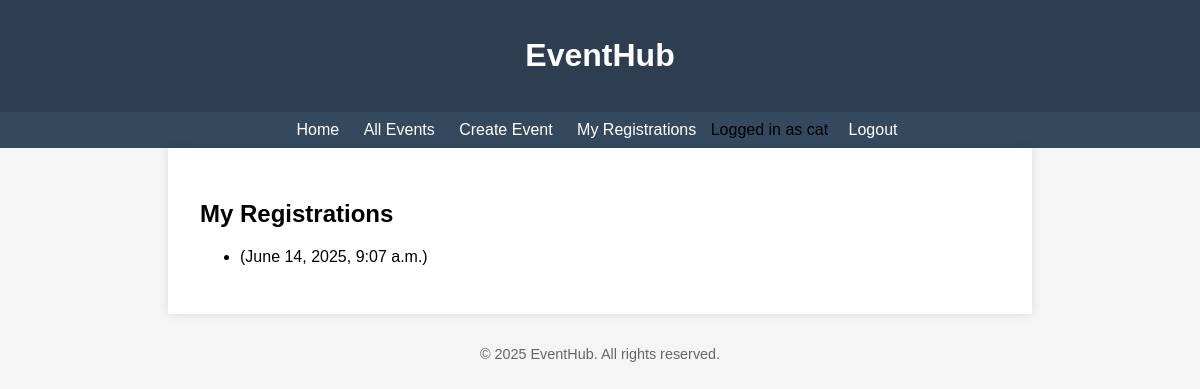
/events/my-registrations/ (signed in), run on an earlier commit of the app's database.
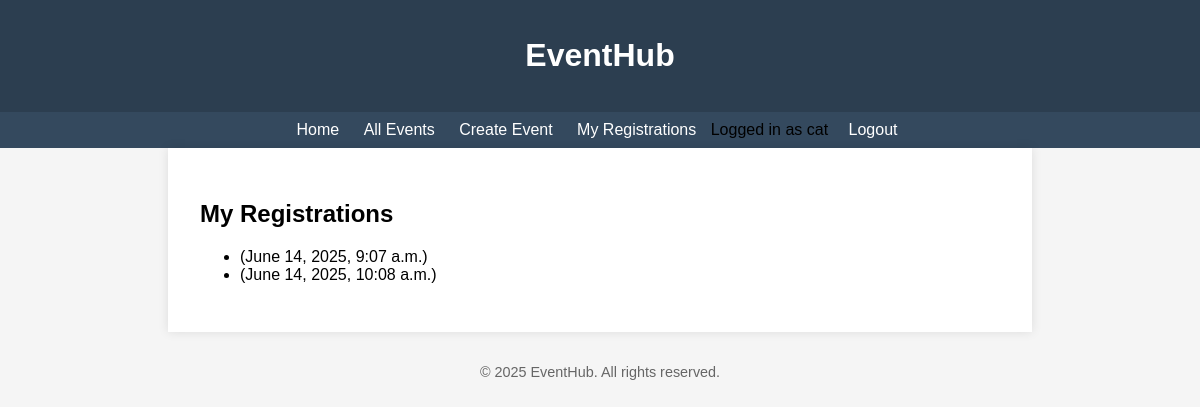
And on a later commit of the database.
### event/models.py (models this page shows)
class Registration(models.Model):
    user = models.ForeignKey(User, on_delete=models.CASCADE)
    event = models.ForeignKey(Event, on_delete=models.CASCADE)
    registered_at = models.DateTimeField(auto_now_add=True)
    class Meta:
        unique_together = ('user', 'event')

### event/views.py (the view)
# urls.py: path('events/my-registrations/', MyRegistrationsView.as_view(), name='my-registrations'),
class MyRegistrationsView(LoginRequiredMixin, View):
    def get(self, request):
        registrations = Registration.objects.filter(user=request.user)
        return render(request, 'events/my_registrations.html', {'registrations': registrations})

### templates/events/my_registrations.html (shortened to what this page needs)
{% extends 'base.html' %}
{% block content %}
<h2>My Registrations</h2>
<ul>
    {% for reg in registrations %}
    <li>{{ reg.event_title }} ({{ reg.registered_at }})</li>
    {% endfor %}
</ul>
{% endblock %}

### templates/base.html (shortened to what this page needs)
<!DOCTYPE html>
<html lang="en">
<head>
</head>
<body>
    {% if not request.path == '/login/' and not request.path == '/register/' %}
        <header><h1>EventHub</h1></header>
        <nav>
            <a href="/">Home</a>
            <a href="/events/">All Events</a>
            {% if user.is_authenticated %}
                <a href="/events/create/">Create Event</a>
                <a href="/events/my-registrations/">My Registrations</a>
                <span>Logged in as {{ user.username }}</span>
                <form action="/logout/" method="post">{% csrf_token %}<button type="submit">Logout</button></form>
            {% else %}
                <a href="/login/">Login</a>
                <a href="/register/">Register</a>
            {% endif %}
        </nav>
    {% endif %}
    <div class="container">
        {% block content %}{% endblock %}
    </div>
    <footer>
        &copy; 2025 EventHub. All rights reserved.
    </footer>
</body>
</html>

### templates/base.html (style rules this page uses)
body { font-family: Arial, sans-serif; background: #f5f5f5; margin: 0; padding: 0; }
header { background: #2c3e50; color: white; padding: 1rem; text-align: center; }
nav { background: #34495e; padding: 0.5rem; text-align: center; }
nav a, nav form button { color: white; margin: 0 10px; text-decoration: none; background: none; border: none; font-size: 1rem; cursor: pointer; }
nav form { display: inline; }
.container { max-width: 800px; margin: auto; background: white; padding: 2rem; box-shadow: 0 0 10px rgba(0,0,0,0.1); }
footer { text-align: center; margin-top: 2rem; font-size: 0.9rem; color: #666; }

What changed in the data, as far as the page shows it:
added Registration: registered_at "June 14, 2025, 10:08 a.m."
